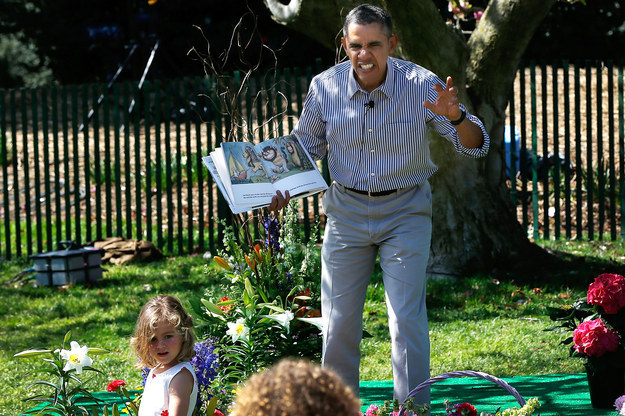
%> input picture ALIASING__Obama_in_striped_shirt__Getty_Images_enhanced.jpg, 625 x 416 px
$ octave --eval "bonus('../../ALIASING__Obama_in_striped_shirt__Getty_Images_enhanced.jpg');"   (GNU Octave 9; MATLAB toolbox functions it lacks are replaced by stand-ins)
%> lines starting %> are read from the running program, lines starting %| are printed output that depends on the picture
function bonus(fn_in)

    % Answer 4
    % This function is specially written to find edges using method
    % described in question 4 for CIELAB space

    % imread function reads the image from fn_in
    % im2double converts the image read using imread to double precision,
    % rescaling the data if necessary
    im_in  = im2double( imread( fn_in ) );

    % Once we have double precision image, convert it to lab
    % find edge magnitudes of each channel
    % find max from each edge magnitudes obtained from different channels
    im_tmp          = rgb2lab( im_in );
%> im_tmp: size 416x625x3 double; mean of channels 1, 2, 3 32.3, -6.4, 8.7
    edge_mag1 = find_edge_magnitudes(im_tmp(:,:,1));
%> in find_edge_magnitudes, `img             = imfilter( img, fltr, 'same', 'repl' );`:
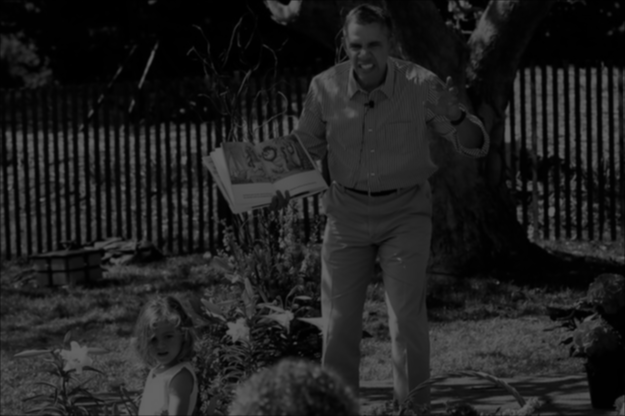
%> img: size 416x625 double; min 0, max 100, mean 32.2
    edge_mag2 = find_edge_magnitudes(im_tmp(:,:,2));
%> in find_edge_magnitudes (call 2), `img             = imfilter( img, fltr, 'same', 'repl' );`:
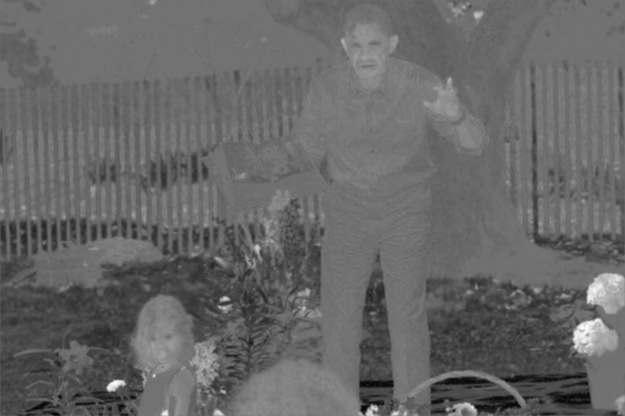
%> img: size 416x625 double; min -63.3, max 77.09, mean -6.4; drawn with min black and max white
    edge_mag3 = find_edge_magnitudes(im_tmp(:,:,3));
%> in find_edge_magnitudes (call 3), `img             = imfilter( img, fltr, 'same', 'repl' );`:
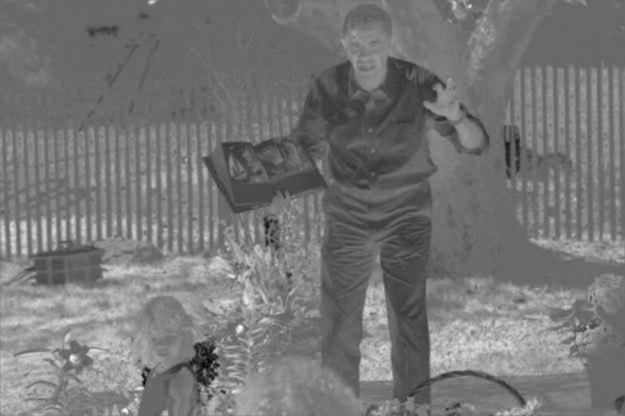
%> img: size 416x625 double; min -61.84, max 89.65, mean 8.7; drawn with min black and max white
%> in find_edge_magnitudes (call 3), `edges_a            = imfilter( img, fltr_vt, 'same', 'repl' );`:
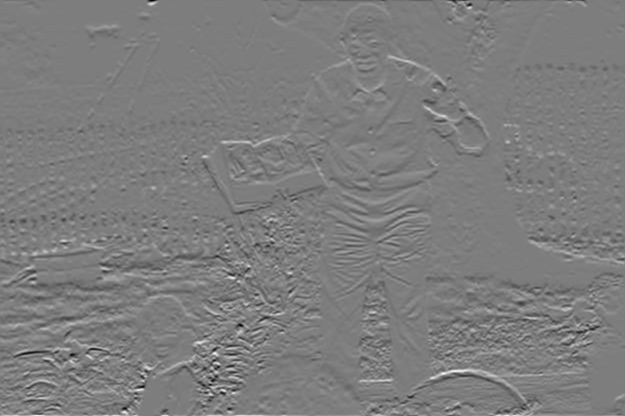
%> edges_a: size 416x625 double; min -29.65, max 30.54, mean 0; drawn with min black and max white
%> in find_edge_magnitudes (call 3), `edges_2            = imfilter( img, fltr_hz, 'same', 'repl' );`:
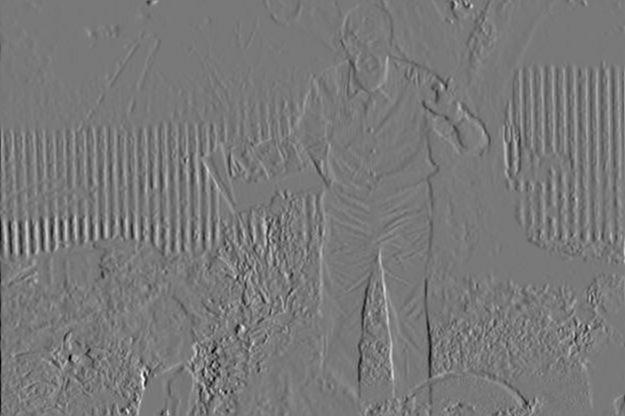
%> edges_2: size 416x625 double; min -30.29, max 33.45, mean 0; drawn with min black and max white
%> in find_edge_magnitudes (call 3), `edge_mag            = ( edges_a.^2 + edges_2.^2 ).^(1/2);`:
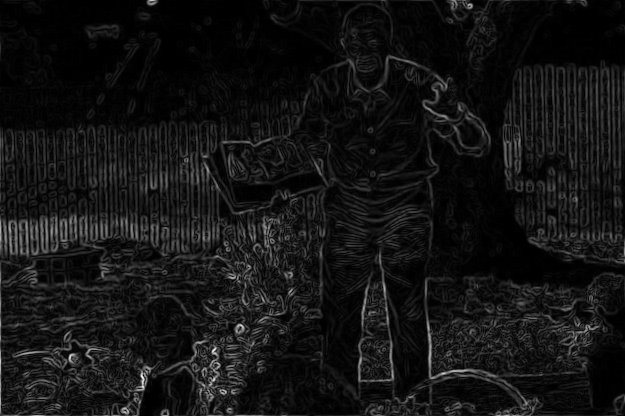
%> edge_mag: size 416x625 double; min 0, max 37.84, mean 3; drawn with min black and max white

    edge_mag = max(max(edge_mag1, edge_mag2), edge_mag3);
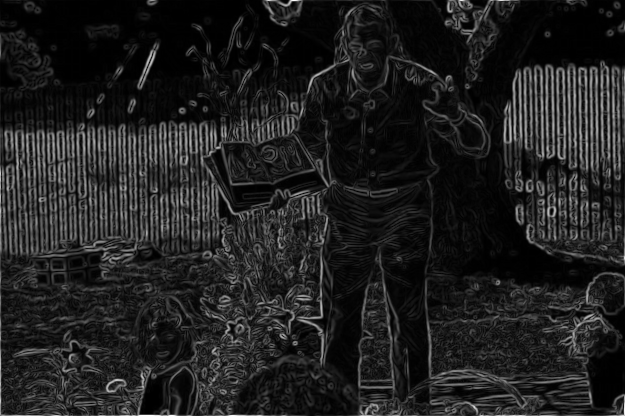
%> edge_mag: size 416x625 double; min 0, max 50, mean 6.3; drawn with min black and max white

    % Create another figure with given window
    f2_posit    = [250 250 1024 1024];
    f2          = figure('Position', f2_posit );

    % Display the image of edge magnitudes
    % Set default colomap, add colorbar, set title, font size
    % for current figure
    imagesc( edge_mag );
    set(gca(), 'Position', [0.05 0.05 0.9 0.9]);
    axis image;
    colormap( 'default' );
    colorbar;
    ttl =  [ fn_in ' '];
    ttl( ttl == '_' ) = ' ';
    title( ttl , 'FontSize', 20 );

    set(f2, 'Position', f2_posit );

end

function edge_mag = find_edge_magnitudes(img)

    % Following is a Gaussian Kernel
    % It is weighted by 16, so that overall brightness reamins constant
    % after applying this filter.
    fltr            = [ 1 2 1 ;
                        2 4 2 ;
                        1 2 1 ] / 16;
    img             = imfilter( img, fltr, 'same', 'repl' );


    % This is a Sobel filter which finds gradient in the
    % vertical direction. That means it detects edges in the
    % horizontal direction
    fltr_vt    = [ 1  2  1 ;
                   0  0  0 ;
                  -1 -2 -1 ]/8;

    % If we transpose above Sobel filter, we get another Sobel filter
    % which finds gradient in horizontal direction. That means it can
    % find edges in the vertical direction
    fltr_hz    = fltr_vt.';

    % use the filters defined above to actually calculate horizontal
    % and vertical edges. edges_a will contain horizontal edges and
    % edges_2 will contain vertical edges
    edges_a            = imfilter( img, fltr_vt, 'same', 'repl' );
    edges_2            = imfilter( img, fltr_hz, 'same', 'repl' );

    % We find the magnitude of edge vector at each point using
    % following computation. We only retain the positive root
    % of the magnitude
    edge_mag            = ( edges_a.^2 + edges_2.^2 ).^(1/2);

end

$ run again, on Chelsea_and_Hillery_Clintons_Selfies.jpg
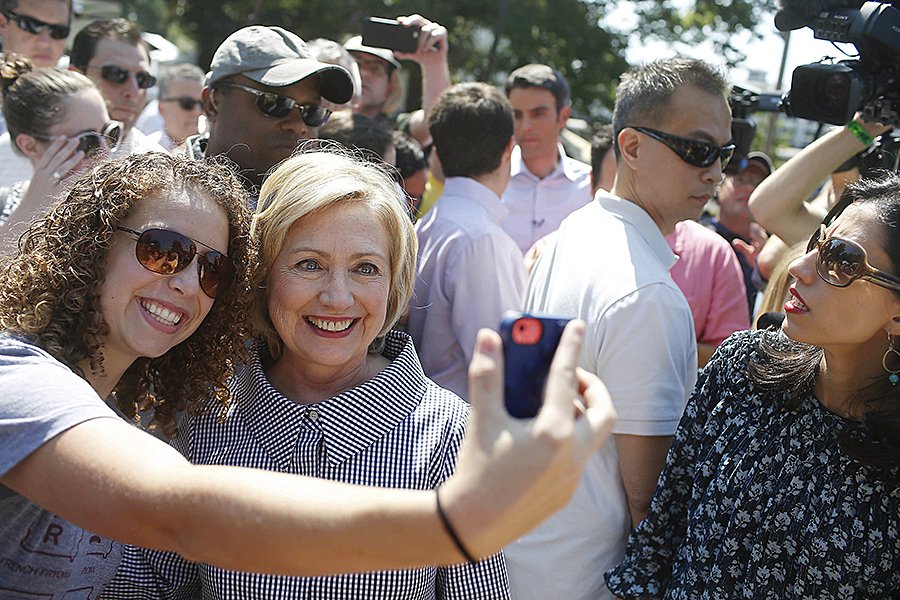
%> input picture Chelsea_and_Hillery_Clintons_Selfies.jpg, 900 x 600 px
%> im_tmp: size 600x900x3 double; mean of channels 1, 2, 3 46.7, 3.7, 2.8
%> in find_edge_magnitudes (call 3), `edges_2            = imfilter( img, fltr_hz, 'same', 'repl' );`:
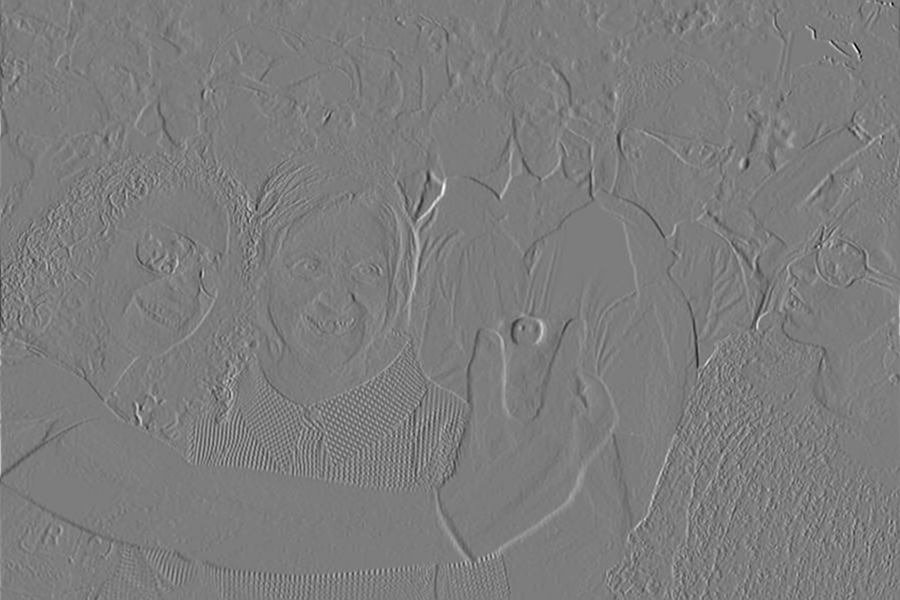
%> edges_2: size 600x900 double; min -22.43, max 23.27, mean 0; drawn with min black and max white
%> in find_edge_magnitudes (call 3), `edge_mag            = ( edges_a.^2 + edges_2.^2 ).^(1/2);`:
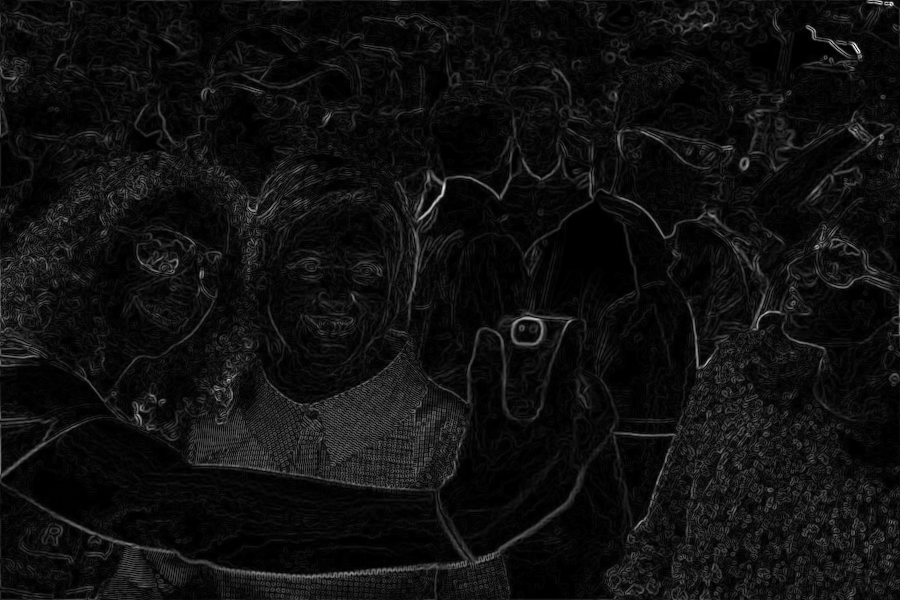
%> edge_mag: size 600x900 double; min 0, max 26.76, mean 1.7; drawn with min black and max white
